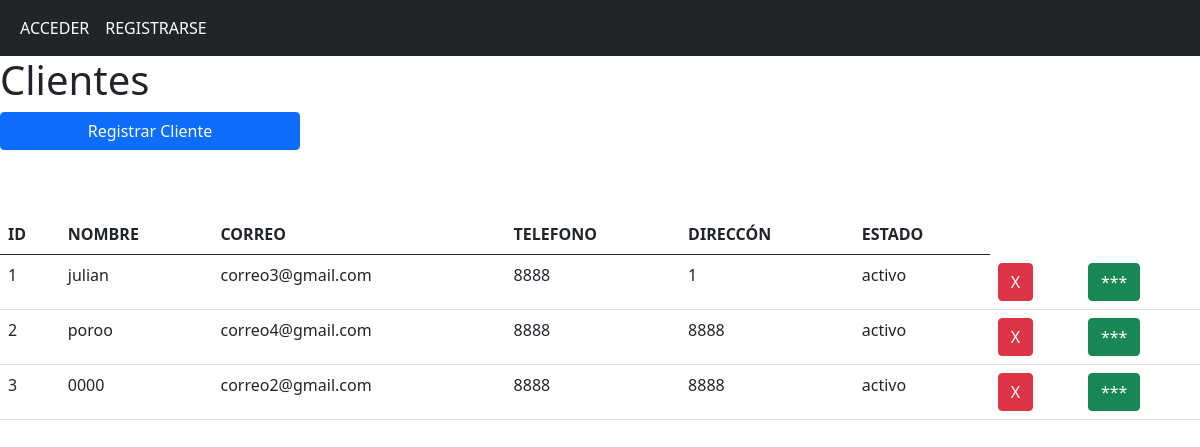
Screenshot of /clientes with the database file from the repository.
### app/models/models.py (models this page shows, shortened)
class Cliente(db.Model):
    id = db.Column(db.Integer, primary_key = True)
    nombre = db.Column(db.String(150), nullable = False)
    direccion = db.Column(db.String(150), nullable = False)
    telefono = db.Column(db.String(15), nullable = False)
    correo = db.Column(db.String(150), nullable = False, unique = True)
    tipo_cliente = db.Column(db.String(20), nullable = False)
    estado = db.Column(db.String(25), nullable = False)

### app/controllers/nav.py (the view)
@nav.route('/clientes')
def clientes():
    clientes = Cliente.query.all()
    return render_template('clientes.html', clientes = clientes)

### app/templates/clientes.html (shortened to what this page needs)
{% extends "base.html" %}
{% block contenido %}
    <div class="row">
        <h1>Clientes</h1>
    </div>
    <button class=" btn btn-primary col-sm-3 mb-3" id="registrar">Registrar Cliente</button>
    <div class="row mt-5">
    <div class="col">
        <table class="table table-hover">
            <tr>
                <th>ID</th>
                <th>NOMBRE</th>
                <th>CORREO</th>
                <th>TELEFONO</th>
                <th>DIRECCÓN</th>
                <th>ESTADO</th>
            </tr>
            <tbody id="tbody">
                {% for cliente in clientes%}
                <tr>
                    <td>{{cliente.id}}</td>
                    <td>{{cliente.nombre}}</td>
                    <td>{{cliente.correo}}</td>
                    <td>{{cliente.telefono}}</td>
                    <td>{{cliente.direccion}}</td>
                    <td>{{cliente.estado}}</td>
                    <form action="{{url_for('cliente.eliminar_cliente')}}" method="post">
                        <td><button class="btn btn-danger" name="id" value="{{cliente.id}}" type="submit">X</button></td>
                        <td><button class="btn btn-success boton_info" name="info" value="{{cliente.id}}" type="button">***</button></td>
                    </form>
                </tr>
                {% endfor%}
            </tbody>
        </table>
    </div>
    </div>
{% endblock %}

### app/templates/base.html (shortened to what this page needs)
<!DOCTYPE html>
<html lang="en">
<head>
    <link href="https://cdn.jsdelivr.net/npm/bootstrap@5.0.2/dist/css/bootstrap.min.css" rel="stylesheet">
    <link rel="stylesheet" href="{{ url_for('static', filename='css/styles.css') }}">
</head>
<body>
    <nav class="navbar navbar-expand-sm bg-dark navbar-dark">
        <div class="container-fluid">
            <ul class="navbar-nav">
                {% if current_user.is_authenticated %}
                <li class="nav-item">
                    <a class="nav-link active" href="{{url_for('nav.clientes')}}"> CLIENTES</a>
                </li>
                <li class="nav-item">
                    <a class="nav-link active" href="{{url_for('nav.productos')}}">PRODUCTOS</a>
                </li>
                <li class="nav-item">
                    <a class="nav-link active" href="{{url_for('nav.compras')}}">VENTAS</a>
                </li>
                <li class="nav-item">
                    <a class="nav-link active" href="{{url_for('nav.facturas')}}">FACTURAS</a>
                </li>
                <li class="nav-item">
                    <a class="nav-link active" href="{{url_for('aut.logout')}}">CERRAR SESIÓN</a>
                </li>
                {%else %}
                <li class="nav-item">
                    <a class="nav-link active" href="{{url_for('aut.login')}}">ACCEDER</a>
                </li>
                <li class="nav-item">
                    <a class="nav-link active" href="{{url_for('aut.registro')}}">REGISTRARSE</a>
                </li>
                {% endif %}
            </ul>
        </div>
    </nav>
    {%block contenido%}{%endblock%}
</body>
</html>

### rows the page displays
Cliente: id "1", nombre "julian", correo "correo3@gmail.com", telefono "8888", direccion "1", estado "activo"
Cliente: id "2", nombre "poroo", correo "correo4@gmail.com", telefono "8888", direccion "8888", estado "activo"
Cliente: id "3", nombre "0000", correo "correo2@gmail.com", telefono "8888", direccion "8888", estado "activo"
